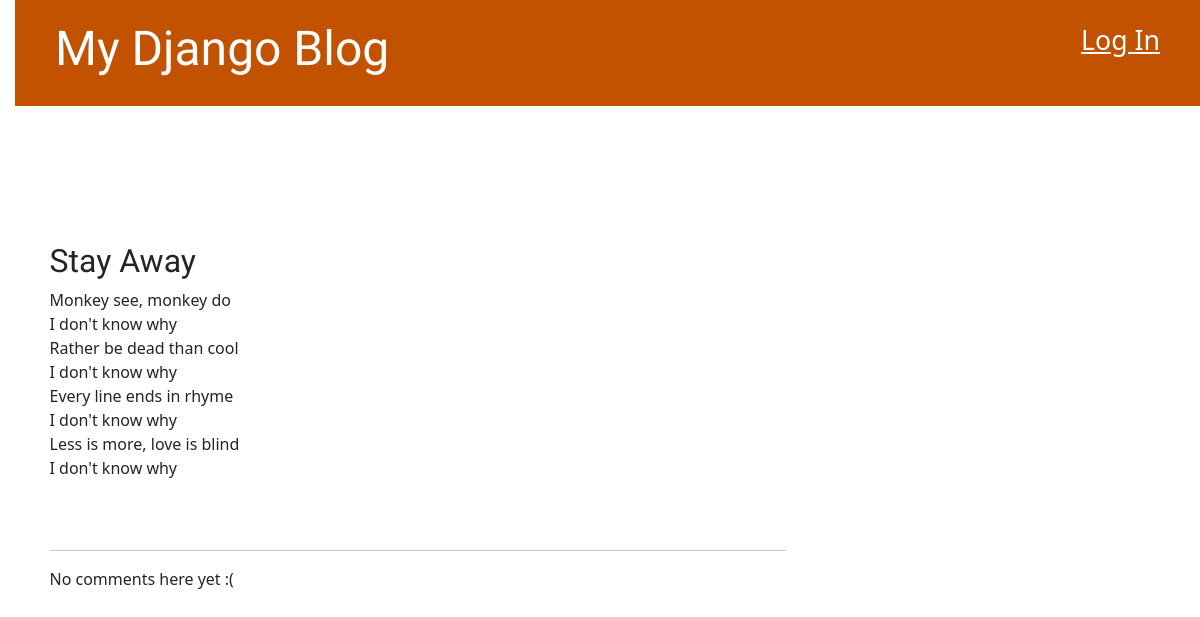
Page /post/5/ on the earlier database version.
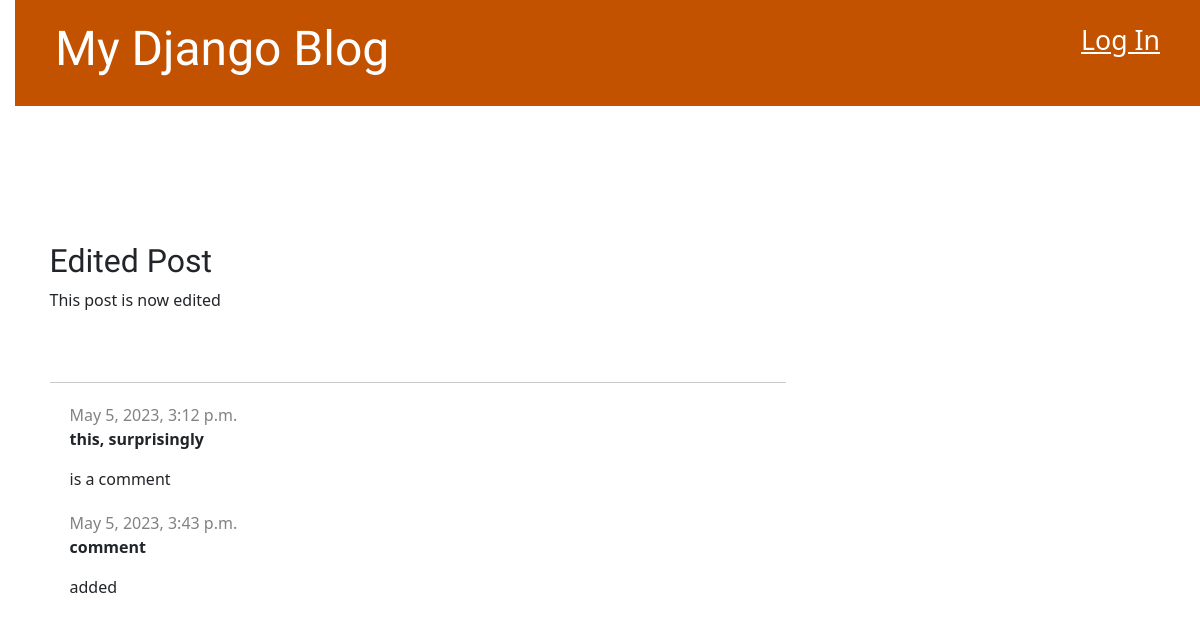
Same page on the later database version.
### blog/models.py (models this page shows, shortened)
class Post(models.Model):
    author = models.ForeignKey(settings.AUTH_USER_MODEL, on_delete=models.CASCADE)
    title = models.CharField(max_length=200)
    text = models.TextField()
    created_date = models.DateTimeField(default=timezone.now)
    published_date = models.DateTimeField(blank=True, null=True)

class Comment(models.Model):
    post = models.ForeignKey('blog.Post', on_delete=models.CASCADE, related_name='comments')
    author = models.CharField(max_length=200)
    text = models.TextField()
    created_date = models.DateTimeField(default=timezone.now)
    approved_comment = models.BooleanField(default=False)

### blog/views.py (the view)
# urls.py: path('post/<int:pk>/', views.post_detail, name='post_detail'),
def post_detail(request, pk):
    post = get_object_or_404(Post, pk=pk)
    comments = post.comments.all()
    return render(request, 'blog/post_detail.html', {'post': post, 'comments': comments})

### blog/templates/blog/post_detail.html (shortened to what this page needs)
{% extends 'blog/base.html' %}
{% block content %}
    <article class="post">
        <br><br><br><br>
        <h2>{{ post.title }}</h2>
        <p>{{ post.text|linebreaksbr }}</p>
    </article>
    <hr>
    <article>
        {% if user.is_authenticated %}
            {% for comment in comments %}
                <div class="comment">
                    <div class="date">{{ comment.created_date }}</div>
                    <strong>{{ comment.author }}</strong>
                    <p>{{ comment.text|linebreaks }}</p>
                </div>
                <div class="comment">
                    {% if not comment.approved_comment %}
                        <a class="btn btn-secondary" href="{% url 'comment_approve' pk=comment.pk %}"><span class="glyphicon glyphicon-ok">Approve</span></a>
                    {% endif %}
                        <a class="btn btn-secondary" href="{% url 'comment_remove' pk=comment.pk %}"><span class="glyphicon glyphicon-remove">Remove</span></a>
                </div>
            {% empty %}
                <p>No comments here yet :(</p>
            {% endfor %}
        {% else %}
            {% for comment in comments %}
                {% if comment.approved_comment %}
                    <div class="comment">
                        <div class="date">{{ comment.created_date }}</div>
                        <strong>{{ comment.author }}</strong>
                        <p>{{ comment.text|linebreaks }}</p>
                    </div>
                {% endif %}
            {% empty %}
                <p>No comments here yet :(</p>
            {% endfor %}
        {% endif %}
    </article>
{% endblock %}

### blog/templates/blog/base.html (shortened to what this page needs)
{% load static %}
<!DOCTYPE html>
<html>
    <head>
        <link rel="stylesheet" href="https://cdn.jsdelivr.net/npm/bootstrap@5.1.3/dist/css/bootstrap.min.css">
        <link rel="stylesheet" href="{% static 'css/blog.css' %}">
    </head>
    <body>
        <div class="page-header">
            {% if user.is_authenticated %}
                <a href="{% url 'logout' %}" class="top-menu"><span class="glyphicon glyphicon-lock">Log Out</span></a>
                <a href="{% url 'post_new' %}" class="top-menu"><span class="glyphicon glyphicon-plus">Post New</span></a>
                <a href="{% url 'post_draft_list' %}" class="top-menu"><span class="glyphicon glyphicon-edit">Draft List</span></a>
            {% else %}
                <a href="{% url 'login' %}" class="top-menu"><span class="glyphicon glyphicon-lock">Log In</span></a>
            {% endif %}
            <h1><a href="/">My Django Blog</a></h1>
        </div>
        <div class="content container">
            <div class="row">
                <div class="col-md-8">
                {% block content %}
                {% endblock %}
                </div>
            </div>
        </div>
    </body>
</html>

### blog/static/css/blog.css (style rules this page uses)
.page-header { background-color: #C25100; margin-top: 0; margin-bottom: 40px; padding: 20px 20px 20px 40px; }
.page-header h1, .page-header h1 a, .page-header h1 a:visited, .page-header h1 a:active { color: #ffffff; font-size: 36pt; text-decoration: none; }
h1, h2, h3, h4 { font-family: 'Lobster', cursive; }
.date { color: #828282; }
.top-menu, .top-menu:hover, .top-menu:visited { color: #ffffff; float: right; font-size: 20pt; margin-right: 20px; }
.post { margin-bottom: 70px; }
h1 a, h2 a { color: #C25100; font-family: 'Lobster'; }
body { padding-left: 15px; }
.comment { margin: 20px 0px 20px 20px; }

Differences in the rows shown:
changed Post: title "Stay Away" → "Edited Post"; text "Monkey see, monkey do I don't know why Rather be dead than cool I don't know why Every line ends in rhyme I don't know why Less is more, love is blind I don't know why" → "This post is now edited"
added Comment: created_date "May 5, 2023, 3:12 p.m.", author "this, surprisingly", text "is a comment"
added Comment: created_date "May 5, 2023, 3:43 p.m.", author "comment", text "added"
Other differences:
text no longer shown: "No comments here yet :("
